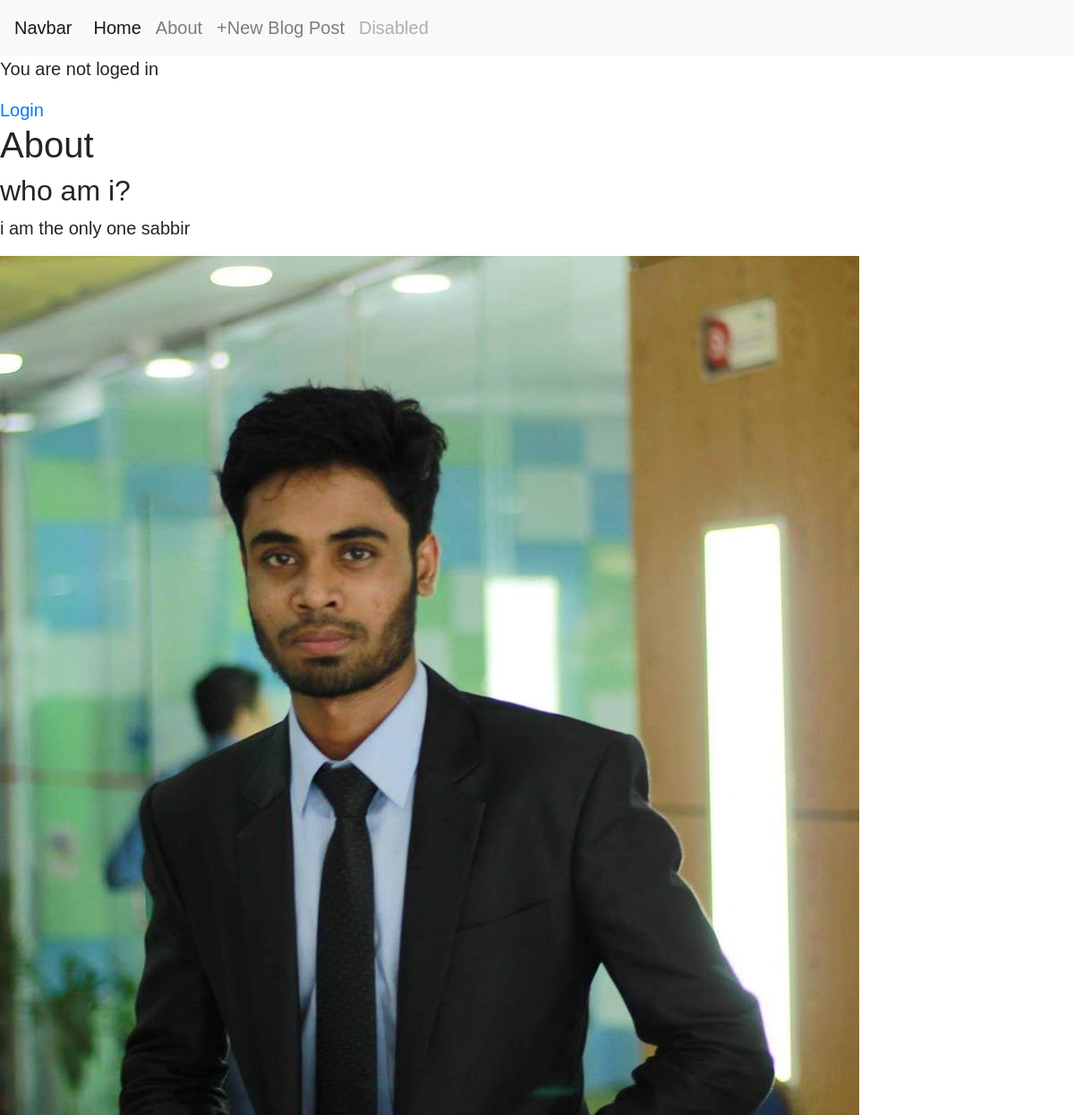
The page /about/ on the database its author committed.
### blog/models.py (models this page shows, shortened)
class About(models.Model):
    short_description = models.TextField()
    description = models.TextField()
    image = models.ImageField(upload_to="about")
    class Meta:
        verbose_name = "About me"
        verbose_name_plural = "About me"

### blog/views.py (the view)
# urls.py: path('about/',About.as_view(),name='about'),
class About(ListView):
    template_name ='about.html'
    model = About

### blog/templates/about.html
{% extends 'base.html' %}
{% block content %}
<h1>About</h1>
  <div>
      {% for about in object_list %}
      <h2> {{about.short_description}}  </h2>
      <p>{{about.description}}</p>
      <img src=  "{{ about.image.url }}" alt="">
      {% endfor %}
  </div>
{% endblock %}

### static/css/base.css (style rules this page uses)
body { font-family: 'Source Sans Pro', sans-serif; font-size: 20px; }

### rows shown on the page
About: short_description "who am i?", description "i am the only one sabbir", image (picture)
